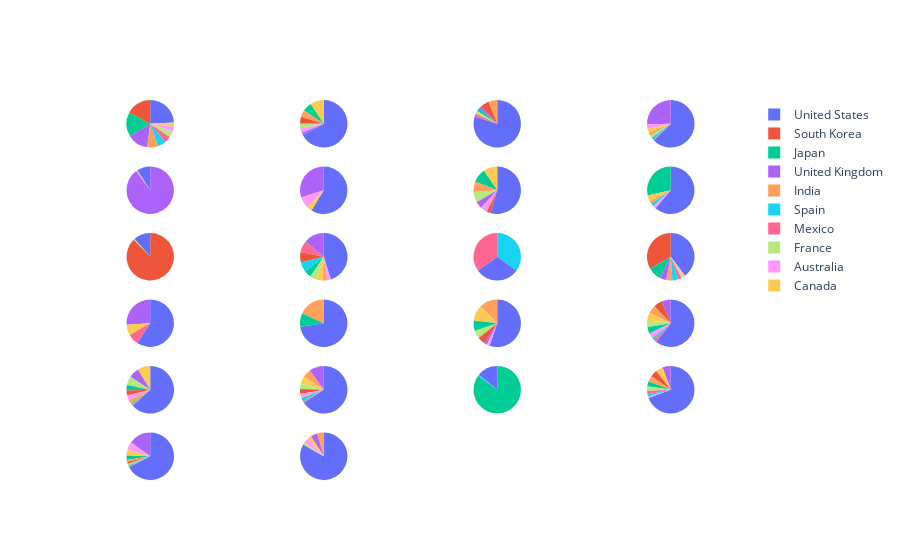

Notebook source saved alongside this figure:
### Code cell
tv_show_pie(tvg_country_df)

### Figure 1 — Plotly figure (JSON) as saved in the notebook; plotly's stock layout.template omitted (floating-point values rounded to 4 significant figures)
{"data": [{"domain": {"x": [0, 0.2125], "y": [0.875, 1]}, "labels": ["United States", "India", "United Kingdom", "Canada", "Japan", "France", "South Korea", "Spain", "Mexico", "Australia"], "name": "International TV Shows", "textinfo": "none", "type": "pie", "values": [194, 60, 114, 22, 132, 34, 139, 45, 36, 27]}, {"domain": {"x": [0.2625, 0.475], "y": [0.875, 1]}, "labels": ["United States", "India", "United Kingdom", "Canada", "Japan", "France", "South Korea", "Spain", "Mexico", "Australia"], "name": "TV Mysteries", "textinfo": "none", "type": "pie", "values": [43, 3, 1, 6, 4, 2, 3, 0, 0, 2]}, {"domain": {"x": [0.525, 0.7375], "y": [0.875, 1]}, "labels": ["United States", "India", "United Kingdom", "Canada", "Japan", "France", "South Korea", "Spain", "Mexico", "Australia"], "name": "Stand-Up Comedy & Talk Shows", "textinfo": "none", "type": "pie", "values": [40, 3, 1, 0, 1, 1, 3, 0, 1, 0]}, {"domain": {"x": [0.7875, 1], "y": [0.875, 1]}, "labels": ["United States", "India", "United Kingdom", "Canada", "Japan", "France", "South Korea", "Spain", "Mexico", "Australia"], "name": "Docuseries", "textinfo": "none", "type": "pie", "values": [208, 7, 85, 9, 1, 6, 0, 5, 2, 10]}, {"domain": {"x": [0, 0.2125], "y": [0.7, 0.825]}, "labels": ["United States", "India", "United Kingdom", "Canada", "Japan", "France", "South Korea", "Spain", "Mexico", "Australia"], "name": "British TV Shows", "textinfo": "none", "type": "pie", "values": [21, 1, 206, 0, 0, 0, 0, 0, 0, 1]}, {"domain": {"x": [0.2625, 0.475], "y": [0.7, 0.825]}, "labels": ["United States", "India", "United Kingdom", "Canada", "Japan", "France", "South Korea", "Spain", "Mexico", "Australia"], "name": "Science & Nature TV", "textinfo": "none", "type": "pie", "values": [47, 0, 24, 3, 0, 0, 0, 0, 0, 6]}, {"domain": {"x": [0.525, 0.7375], "y": [0.7, 0.825]}, "labels": ["United States", "India", "United Kingdom", "Canada", "Japan", "France", "South Korea", "Spain", "Mexico", "Australia"], "name": "TV Thrillers", "textinfo": "none", "type": "pie", "values": [23, 3, 2, 4, 4, 3, 1, 0, 0, 2]}, {"domain": {"x": [0.7875, 1], "y": [0.7, 0.825]}, "labels": ["United States", "India", "United Kingdom", "Canada", "Japan", "France", "South Korea", "Spain", "Mexico", "Australia"], "name": "Teen TV Shows", "textinfo": "none", "type": "pie", "values": [30, 1, 0, 2, 14, 0, 0, 1, 0, 1]}, {"domain": {"x": [0, 0.2125], "y": [0.525, 0.65]}, "labels": ["United States", "India", "United Kingdom", "Canada", "Japan", "France", "South Korea", "Spain", "Mexico", "Australia"], "name": "Korean TV Shows", "textinfo": "none", "type": "pie", "values": [17, 0, 0, 1, 0, 0, 130, 0, 0, 0]}, {"domain": {"x": [0.2625, 0.475], "y": [0.525, 0.65]}, "labels": ["United States", "India", "United Kingdom", "Canada", "Japan", "France", "South Korea", "Spain", "Mexico", "Australia"], "name": "Crime TV Shows", "textinfo": "none", "type": "pie", "values": [145, 9, 45, 14, 15, 15, 23, 22, 25, 8]}, {"domain": {"x": [0.525, 0.7375], "y": [0.525, 0.65]}, "labels": ["United States", "India", "United Kingdom", "Canada", "Japan", "France", "South Korea", "Spain", "Mexico", "Australia"], "name": "Spanish-Language TV Shows", "textinfo": "none", "type": "pie", "values": [31, 0, 0, 0, 0, 0, 0, 36, 36, 0]}, {"domain": {"x": [0.7875, 1], "y": [0.525, 0.65]}, "labels": ["United States", "India", "United Kingdom", "Canada", "Japan", "France", "South Korea", "Spain", "Mexico", "Australia"], "name": "Romantic TV Shows", "textinfo": "none", "type": "pie", "values": [87, 9, 10, 2, 20, 2, 73, 9, 5, 2]}, {"domain": {"x": [0, 0.2125], "y": [0.35, 0.475]}, "labels": ["United States", "India", "United Kingdom", "Canada", "Japan", "France", "South Korea", "Spain", "Mexico", "Australia"], "name": "Classic & Cult TV", "textinfo": "none", "type": "pie", "values": [16, 0, 7, 2, 0, 0, 0, 0, 2, 0]}, {"domain": {"x": [0.2625, 0.475], "y": [0.35, 0.475]}, "labels": ["United States", "India", "United Kingdom", "Canada", "Japan", "France", "South Korea", "Spain", "Mexico", "Australia"], "name": "TV Shows", "textinfo": "none", "type": "pie", "values": [8, 2, 0, 0, 1, 0, 0, 0, 0, 0]}, {"domain": {"x": [0.525, 0.7375], "y": [0.35, 0.475]}, "labels": ["United States", "India", "United Kingdom", "Canada", "Japan", "France", "South Korea", "Spain", "Mexico", "Australia"], "name": "TV Horror", "textinfo": "none", "type": "pie", "values": [31, 7, 1, 6, 4, 3, 3, 0, 0, 1]}, {"domain": {"x": [0.7875, 1], "y": [0.35, 0.475]}, "labels": ["United States", "India", "United Kingdom", "Canada", "Japan", "France", "South Korea", "Spain", "Mexico", "Australia"], "name": "TV Dramas", "textinfo": "none", "type": "pie", "values": [277, 25, 28, 25, 20, 21, 28, 9, 8, 17]}, {"domain": {"x": [0, 0.2125], "y": [0.175, 0.3]}, "labels": ["United States", "India", "United Kingdom", "Canada", "Japan", "France", "South Korea", "Spain", "Mexico", "Australia"], "name": "Kids' TV", "textinfo": "none", "type": "pie", "values": [240, 11, 27, 33, 14, 23, 13, 4, 3, 12]}, {"domain": {"x": [0.2625, 0.475], "y": [0.175, 0.3]}, "labels": ["United States", "India", "United Kingdom", "Canada", "Japan", "France", "South Korea", "Spain", "Mexico", "Australia"], "name": "TV Comedies", "textinfo": "none", "type": "pie", "values": [283, 25, 43, 22, 6, 15, 15, 5, 3, 13]}, {"domain": {"x": [0.525, 0.7375], "y": [0.175, 0.3]}, "labels": ["United States", "India", "United Kingdom", "Canada", "Japan", "France", "South Korea", "Spain", "Mexico", "Australia"], "name": "Anime Series", "textinfo": "none", "type": "pie", "values": [21, 0, 0, 0, 126, 0, 0, 1, 0, 0]}, {"domain": {"x": [0.7875, 1], "y": [0.175, 0.3]}, "labels": ["United States", "India", "United Kingdom", "Canada", "Japan", "France", "South Korea", "Spain", "Mexico", "Australia"], "name": "TV Action & Adventure", "textinfo": "none", "type": "pie", "values": [86, 5, 7, 6, 4, 4, 6, 2, 3, 1]}, {"domain": {"x": [0, 0.2125], "y": [0, 0.125]}, "labels": ["United States", "India", "United Kingdom", "Canada", "Japan", "France", "South Korea", "Spain", "Mexico", "Australia"], "name": "Reality TV", "textinfo": "none", "type": "pie", "values": [142, 3, 32, 9, 6, 2, 3, 2, 1, 11]}, {"domain": {"x": [0.2625, 0.475], "y": [0, 0.125]}, "labels": ["United States", "India", "United Kingdom", "Canada", "Japan", "France", "South Korea", "Spain", "Mexico", "Australia"], "name": "TV Sci-Fi & Fantasy", "textinfo": "none", "type": "pie", "values": [55, 3, 3, 2, 0, 1, 0, 0, 0, 2]}], "layout": {}}
